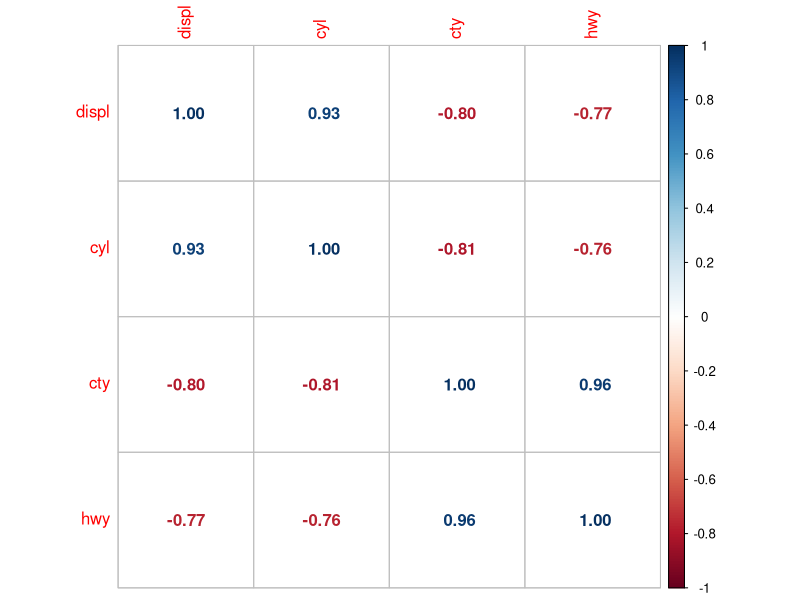
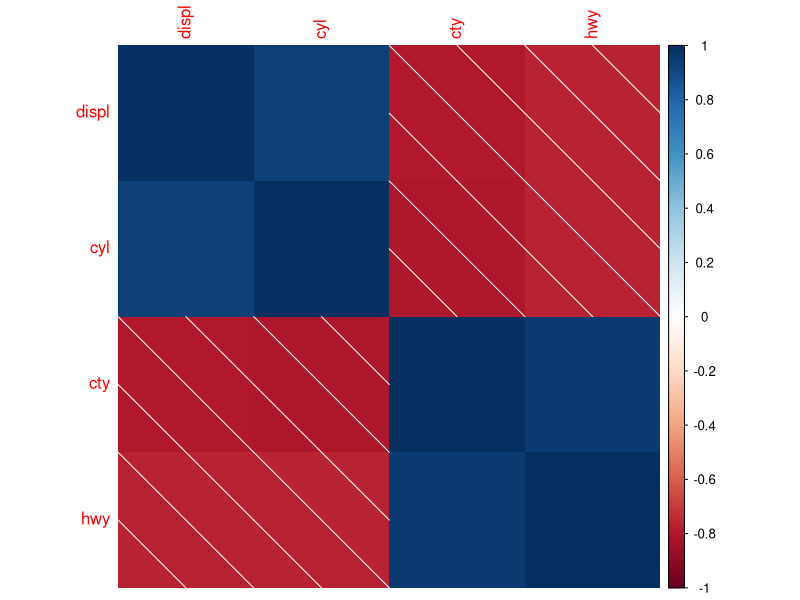
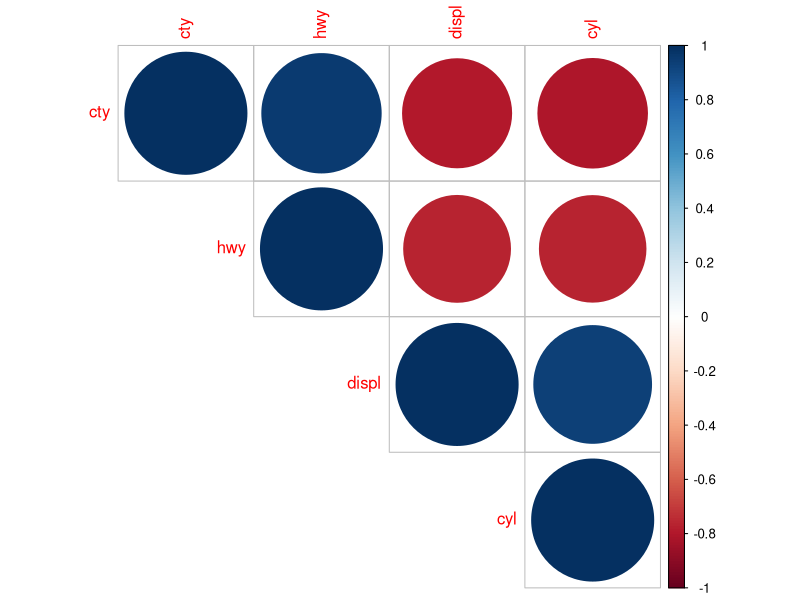
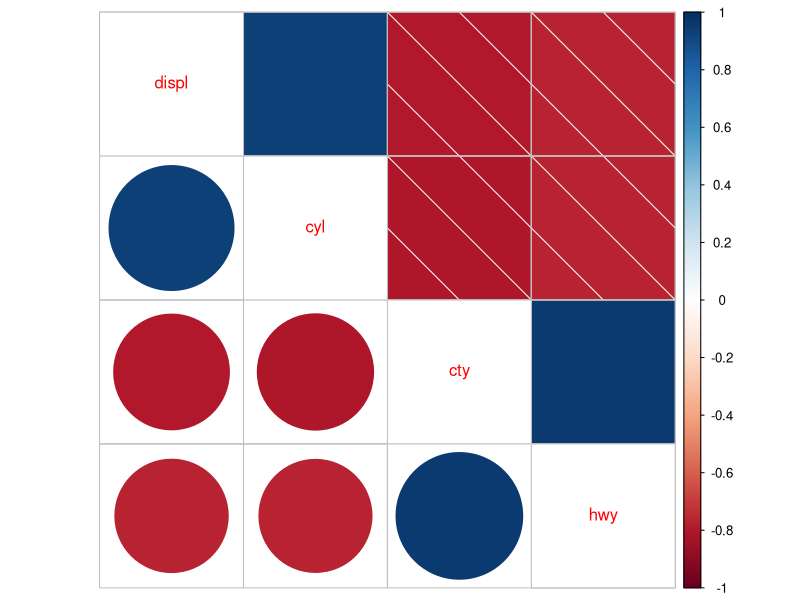
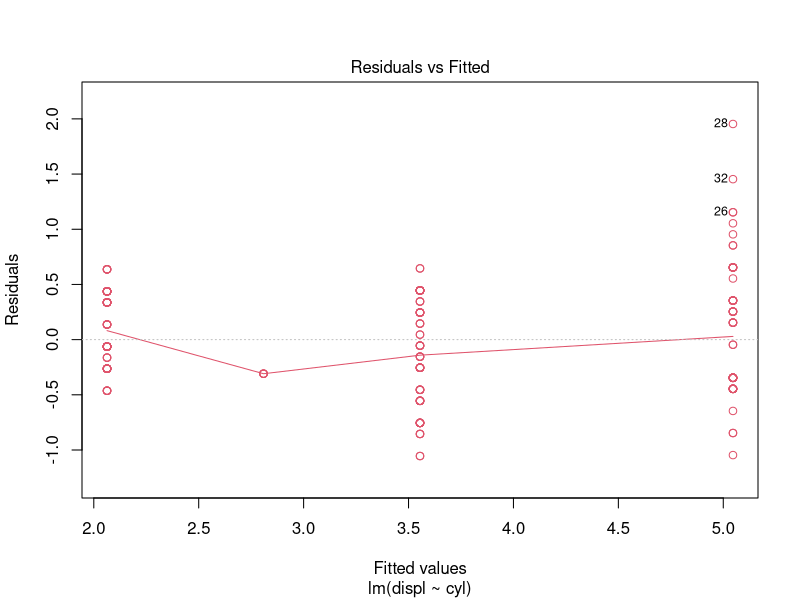
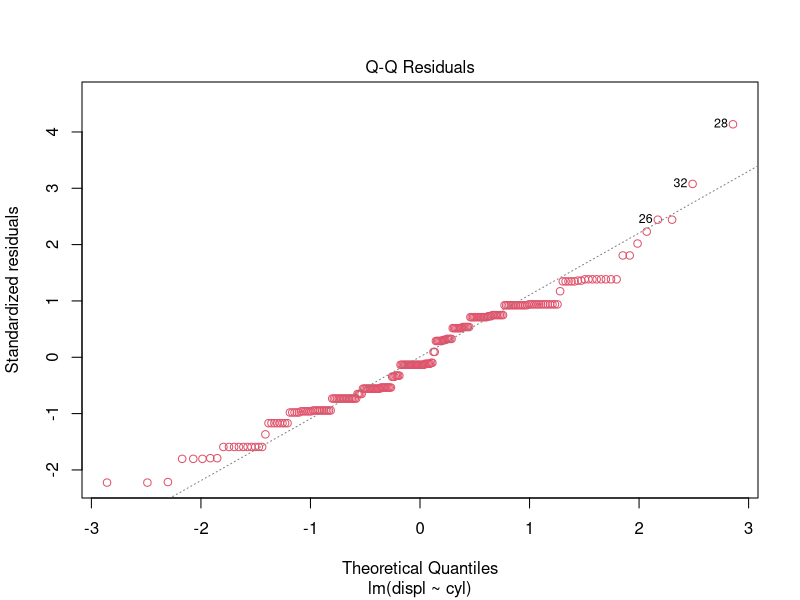
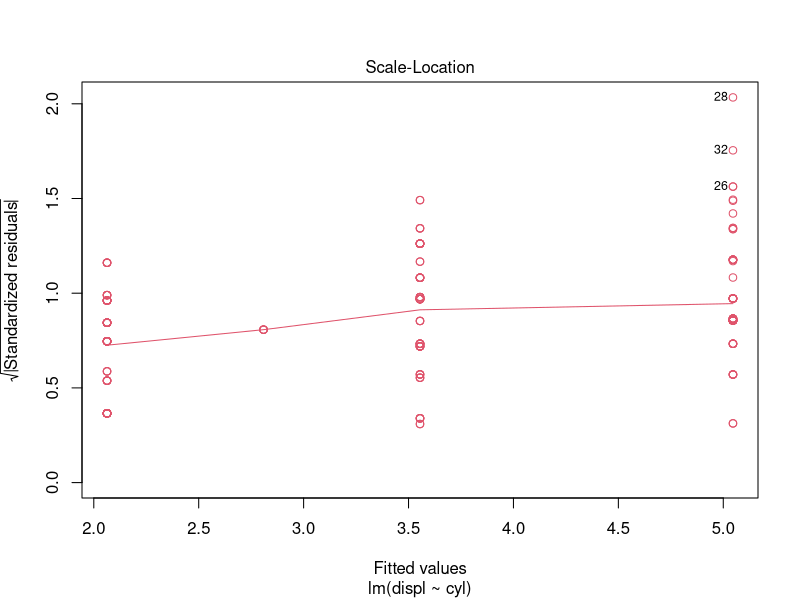
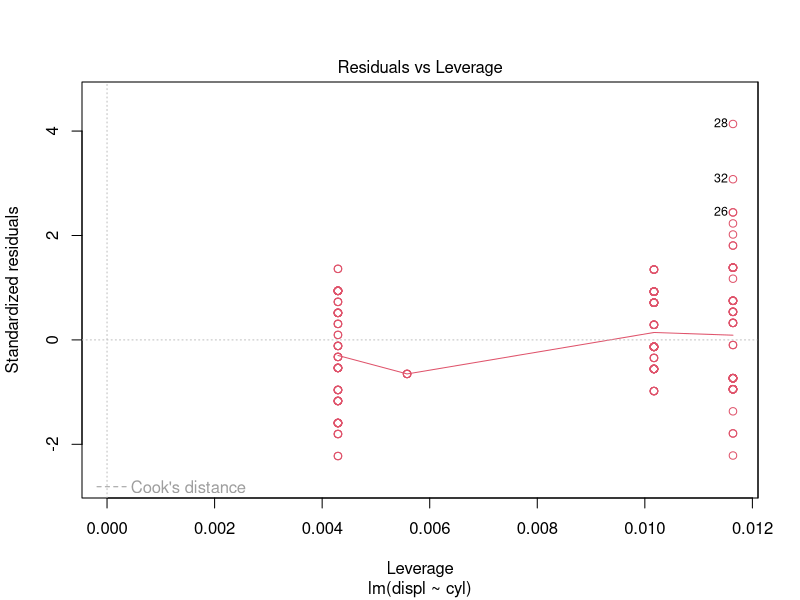

These figures' R source, in order:
## ---- chunk 1
library(ggplot2)
library(tidyverse)
library(corrplot)

mpg <- mpg


corr<- mpg %>% 
   select(., displ, cyl, cty, hwy) %>% 
    cor() 

## ---- chunk 2
library(corrplot)

corrplot(corr, method = "number", type = "full")

corrplot(corr, method = "shade", type = "full")

corrplot(corr, method = "circle", type = "upper", order = "hclust", addrect = TRUE )

corrplot.mixed(corr, lower = "circle", upper = "shade")

## ---- chunk 3
mod <- mpg %>%  lm( formula = displ ~ cyl)

summary(mod)

## ---- chunk 4
plot(mod, col=2, lwd=1)

par(mfrow = c(2,2))

## ---- chunk 5
ggplot(data = mpg, aes(x=cyl, y=displ))+geom_abline(col=2)+
  
  geom_point(col="blue")+geom_smooth(se=FALSE, col="green")

## ---- chunk 6
plot(mod, col=2, lwd=1)

ggplot(data=iris, aes(x=Petal.Length, y=Petal.Width)) +
  
  geom_abline(col=2) + geom_point(size=3, col="blue") +
  
  geom_smooth(se=FALSE, col="green", span=10) + theme_classic()

## ---- chunk 7
# mpg <-mpg

t.test(mpg$hwy , mu =23.4 )


## ---- chunk 8

t.test(mpg$cty , mpg$hwy)

## ---- chunk 9
pre_treatment <- rnorm(n= 2000 ,mean= 160 ,sd = 15)
post_treatment <- rnorm(n=2000 , mean = 120 , sd = 15)

## ---- chunk 10

t.test(pre_treatment ,post_treatment , paired = TRUE)

## ---- chunk 11

if( is.numeric(mpg$hwy))
  
{
  print("highway is a numeric column")
}
## ---- chunk 12
if( is.numeric(mpg$manufacturer))
  
{
  print("highway is a numeric column")
}else  {
  print("highway is not a numeric column ")
}


